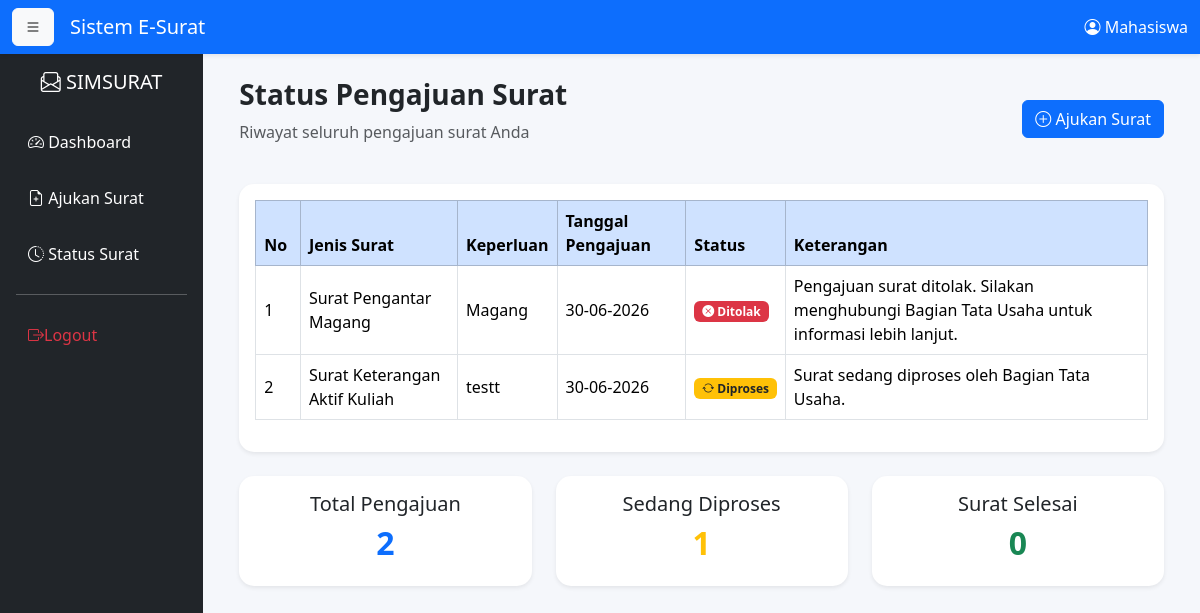
Page /status.php (signed in) on the committed database.
### tables this page shows
CREATE TABLE `pengajuan_surat` (
  `id_pengajuan` int(11) NOT NULL,
  `id_mahasiswa` int(11) NOT NULL,
  `id_jenis` int(11) NOT NULL,
  `tanggal_pengajuan` date NOT NULL,
  `keperluan` text NOT NULL,
  `status` enum('Menunggu','Diproses','Selesai','Ditolak') DEFAULT 'Menunggu',
  `keterangan` text DEFAULT NULL
);

CREATE TABLE `jenis_surat` (
  `id_jenis` int(11) NOT NULL,
  `nama_surat` varchar(100) NOT NULL
);

### status.php (the view, shortened to what this page needs)
<?php
require_once __DIR__ . "/../config/koneksi.php";
require_once __DIR__ . "/../includes/header.php";
require_once __DIR__ . "/../includes/sidebar.php";
$id_user = $_SESSION['id_user'];
$data = mysqli_query($conn, "
SELECT *
FROM mahasiswa
WHERE id_user='$id_user'
");
$mhs = mysqli_fetch_assoc($data);
$id_mahasiswa = $mhs['id_mahasiswa'];
?>
<div class="container-fluid">
    <div class="d-flex justify-content-between align-items-center mb-4">
        <div>
            <h3 class="fw-bold">
                Status Pengajuan Surat
            </h3>
            <p class="text-muted">
                Riwayat seluruh pengajuan surat Anda
            </p>
        </div>
        <a
            href="pengajuan.php"
            class="btn btn-primary">
            <i class="bi bi-plus-circle"></i>
            Ajukan Surat
        </a>
    </div>
    <div class="card shadow-sm border-0">
        <div class="card-body">
            <div class="table-responsive">
                <table class="table table-bordered table-hover align-middle">
                    <thead class="table-primary">
                        <tr>
                            <th width="5%">No</th>
                            <th>Jenis Surat</th>
                            <th>Keperluan</th>
                            <th>Tanggal Pengajuan</th>
                            <th>Status</th>
                            <th>Keterangan</th>
                        </tr>
                    </thead>
                    <tbody>
                        <?php
                        $no = 1;
                        $query = mysqli_query($conn, "
SELECT
pengajuan_surat.*,
jenis_surat.nama_surat
FROM pengajuan_surat
JOIN jenis_surat
ON pengajuan_surat.id_jenis = jenis_surat.id_jenis
WHERE id_mahasiswa='$id_mahasiswa'
ORDER BY id_pengajuan DESC
");
                        if (mysqli_num_rows($query) > 0) {
                            while ($row = mysqli_fetch_assoc($query)) {
                        ?>
                                <tr>
                                    <td><?= $no++; ?></td>
                                    <td>
                                        <?= $row['nama_surat']; ?>
                                    </td>
                                    <td>
                                        <?= $row['keperluan']; ?>
                                    </td>
                                    <td>
                                        <?= date('d-m-Y', strtotime($row['tanggal_pengajuan'])); ?>
                                    </td>
                                    <td>
                                        <?php
                                        if ($row['status'] == "Menunggu") {
                                        ?>
                                            <span class="badge bg-secondary">
                                                <i class="bi bi-hourglass-split"></i>
                                                Menunggu
                                            </span>
                                        <?php
                                        } elseif ($row['status'] == "Diproses") {
                                        ?>
                                            <span class="badge bg-warning text-dark">
                                                <i class="bi bi-arrow-repeat"></i>
                                                Diproses
                                            </span>
                                        <?php
                                        } else {
                                        ?>
                                            <span class="badge bg-danger">
                                                <i class="bi bi-x-circle-fill"></i>
                                                Ditolak
                                            </span>
                                        <?php
                                        }
                                        ?>
                                    </td>
                                    <td><?= $row['keterangan']; ?></td>
                                </tr>
                            <?php
                            }
                        }
                        ?>
                    </tbody>
                </table>
            </div>
        </div>
    </div>
    <div class="row mt-4">
        <div class="col-lg-4 mb-3">
            <div class="card border-0 shadow-sm">
                <div class="card-body text-center">
                    <h5>
                        Total Pengajuan
                    </h5>
                    <?php
                    $total = mysqli_fetch_assoc(mysqli_query($conn, "
SELECT COUNT(*) AS total
FROM pengajuan_surat
WHERE id_mahasiswa='$id_mahasiswa'
"));
                    ?>
                    <h2 class="fw-bold text-primary">
                        <?= $total['total']; ?>
                    </h2>
                </div>
            </div>
        </div>
        <div class="col-lg-4 mb-3">
            <div class="card border-0 shadow-sm">
                <div class="card-body text-center">
                    <h5>
                        Sedang Diproses
                    </h5>
                    <?php
                    $proses = mysqli_fetch_assoc(mysqli_query($conn, "
SELECT COUNT(*) AS total
FROM pengajuan_surat
WHERE id_mahasiswa='$id_mahasiswa'
AND status='Diproses'
"));
                    ?>
                    <h2 class="fw-bold text-warning">
                        <?= $proses['total']; ?>
                    </h2>
                </div>
            </div>
        </div>
        <div class="col-lg-4 mb-3">
            <div class="card border-0 shadow-sm">
                <div class="card-body text-center">
                    <h5>
                        Surat Selesai
                    </h5>
                    <?php
                    $selesai = mysqli_fetch_assoc(mysqli_query($conn, "
SELECT COUNT(*) AS total
FROM pengajuan_surat
WHERE id_mahasiswa='$id_mahasiswa'
AND status='Selesai'
"));
                    ?>
                    <h2 class="fw-bold text-success">
                        <?= $selesai['total']; ?>
                    </h2>
                </div>
            </div>
        </div>
    </div>
</div>
<?php
require_once __DIR__ . "/../includes/footer.php";
?>

### style.css (style rules this page uses)
body { background:#f5f7fb; }
.card { border:none; border-radius:15px; box-shadow:0 5px 15px rgba(0,0,0,.08); }
.table { background:white; }

### rows in the picture
pengajuan_surat: id_jenis.nama_surat "Surat Pengantar Magang", keperluan "Magang", tanggal_pengajuan "30-06-2026", status "Ditolak" (drawn), keterangan "Pengajuan surat ditolak. Silakan menghubungi Bagian Tata Usaha untuk informasi lebih lanjut."
pengajuan_surat: id_jenis.nama_surat "Surat Keterangan Aktif Kuliah", keperluan "testt", tanggal_pengajuan "30-06-2026", status "Diproses" (drawn), keterangan "Surat sedang diproses oleh Bagian Tata Usaha."

### other values in the picture
$_SESSION['role'] "Mahasiswa"
$total['total'] "2"
$proses['total'] "1"
$selesai['total'] "0"
